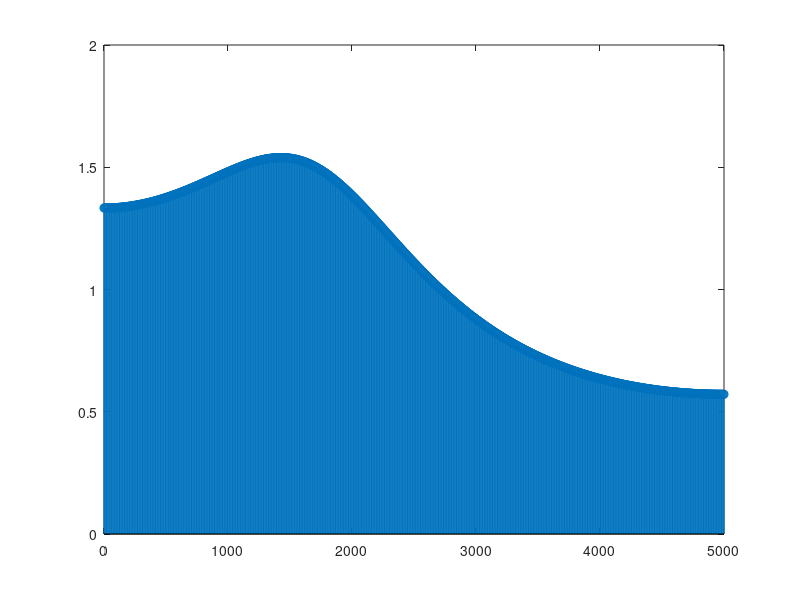
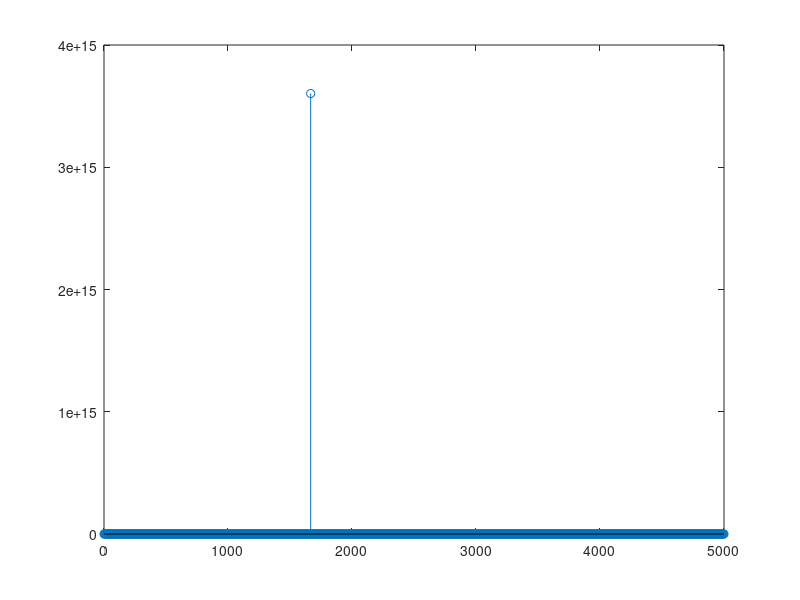
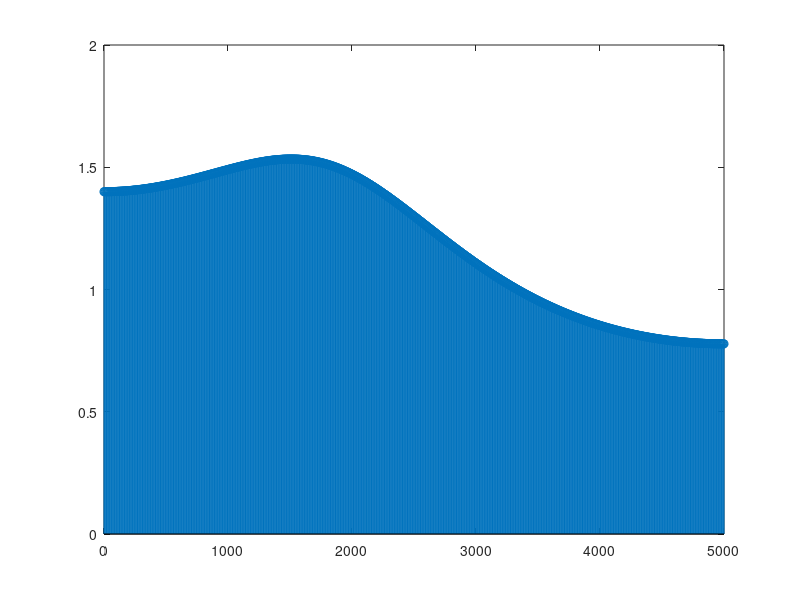
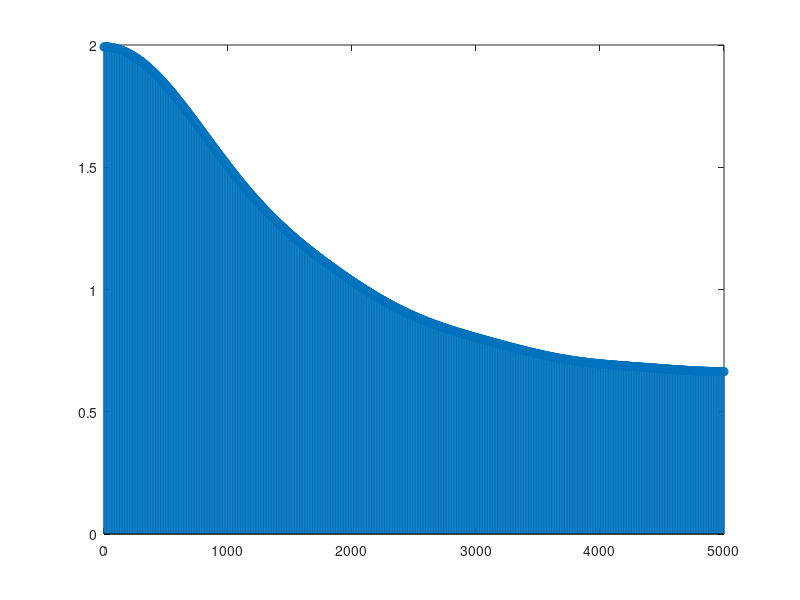

These figures' MATLAB source, in order:
% Ejercicio 1: Aplicando la Transformada Z, y utilizando la propiedad de despla-
%   zamiento en el tiempo, determine la función de transferencia H(z) de los
%   siguientes sistemas LTI causales:

% pkg load symbolic
% syms z;

% 1. y[n] − 1/2 y[n − 1] + 1/ 4 y[n − 2] = x[n]

hz1 = @(z)(1 ./ ( 1 - 1/2 * z.^(-1) + 1/4 * z.^(-2) ));


% 2. y[n] = y[n − 1] + y[n − 2] + x[n − 1]

hz2 = @(z)(z.^-1 ./ (1 - z.^(-1) + z.^(-2)));


% 3. y[n] = 7x[n] + 2y[n − 1] − 6y[n − 2]

hz3 = @(z)(7 ./ (1 - 2 * z.^(-1) + 6 * z.^(-2)));


% 4. y[n] = sum from k=0 to 7 { 2^(−k) x[n − k] }

% hz4 = @(z)(sum(2.^(-(0:7)) .*z.^(-(0:7))));
hz4 = @(z) 1 + 1 ./ (2 * z) + 1 ./ (4 * z .^ 2) + 1 ./ (8 * z .^ 3) + 1 ./ (16 * z .^ 4) + 1 ./ (32 * z .^ 5) + 1 ./ (64 * z .^ 6) + 1 ./ (128 * z .^ 7);


% Ejercicio 2: Encuentre la respuesta en frecuencia de los sistemas anteriores su-
%   poniendo una frecuencia de muestreo de 10kHz. Tenga en cuenta la relación
%   entre la Transformada Z y la Transformada de Fourier.

w = linspace(0, pi, 1000);

% 1. 

figure(1); clf;
stem(w*5000/pi, abs(hz1(exp(j*w))));


% 2. 

figure(2); clf;
stem(w*5000/pi, abs(hz2(exp(j*w))));

% 3. 

figure(3); clf;
stem(w*5000/pi, abs(hz3(exp(j*w))));

% 4. 

figure(4); clf;
stem(w*5000/pi, abs(hz4(exp(j*w))));